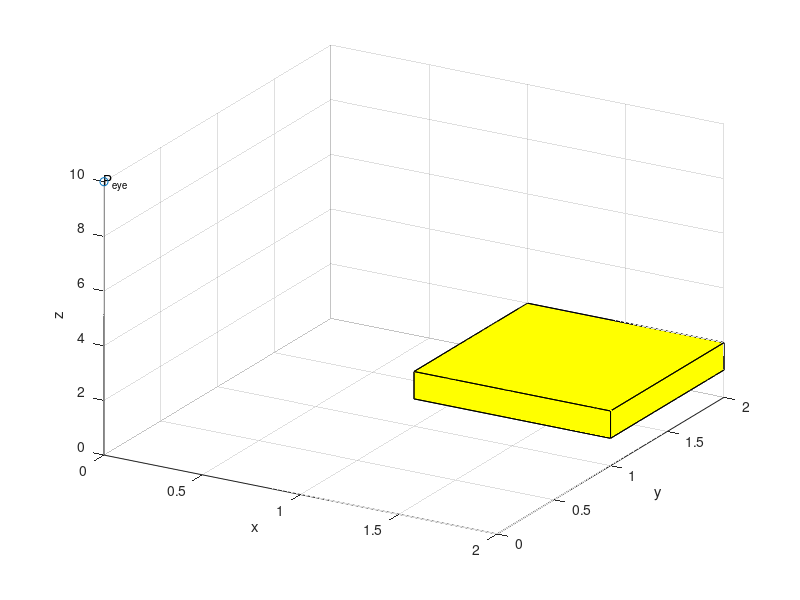

This figure's MATLAB source: (Note: this script raises an error after producing the figure.)
% Ray Trace Algorithm
% by Zhao Dadi, 143732, Dec.10 2014
% This file only supports UTF-8, Chinese is not available

% Index
% Mar: matrix
% Poi: point
% Sur: surface
% Vec: vector
% Var: varaiable

clear all;

%% STEP 1 Determine the viewing axis in the object coordinate system & points

% Source point
Poi_eye = [0,0,10];

% Define object parameters
Var_obj_ver = [1 1 1; 1 2 1; 2 2 1; 2 1 1 ; 1 1 2; 1 2 2; 2 2 2; 2 1 2];
Var_obj_fac = [1 2 3 4; 2 6 7 3; 4 3 7 8; 1 5 8 4; 1 2 6 5; 5 6 7 8];

figure(1)
hold on
grid on
view(30,30)
xlabel('x');
ylabel('y');
zlabel('z');

% Draw P_eye
text(Poi_eye(1), Poi_eye(2), Poi_eye(3), 'P_e_y_e');
scatter3(Poi_eye(1), Poi_eye(2), Poi_eye(3));

% Draw object
patch('Faces',Var_obj_fac,'Vertices',Var_obj_ver,'FaceColor','y');
material shiny;
alpha('color');
alphamap('rampdown');

%% STEP 2 Determine the imaging plane

Var_pla_edg = 2;
Var_pla_met = 0.05;
Var_pla_ones = 2 * Var_pla_edg / Var_pla_met + 1;
Var_pla_z = 5;
% Image plane parameters
[Sur_pla_x,Sur_pla_y] = meshgrid(-Var_pla_edg:Var_pla_met:Var_pla_edg, -Var_pla_edg:Var_pla_met:Var_pla_edg);
Sur_pla_z = Var_pla_z*ones(Var_pla_ones,Var_pla_ones);

% Draw image plane
% surf(Sur_pla_x,Sur_pla_y,Sur_pla_z)   % or using 'surf()'

%% STEP 3 Determine the direction of light vector

Vec_light_z = [0,0,-1];
Var_lamda_z = 6;
Vec_light_xoy = [1,1,0];
Var_lamda_xoy = 1;
theta_z = 3*pi/2;
% Mar_rotation = exp([0,-theta_z,0;theta_z,0,0;0,0,0]);
Mar_rotation = [cos(theta_z) -sin(theta_z) 0; sin(theta_z) cos(theta_z) 0; 0 0 0];
Vec_light = Vec_light_z * Var_lamda_z + Vec_light_xoy * Var_lamda_xoy * Mar_rotation;
quiver3(Poi_eye(1), Poi_eye(2), Poi_eye(3), Vec_light(1), Vec_light(2), Vec_light(3), 1);

lamda_temp = (Poi_eye(3) - Var_pla_z) / abs(Vec_light(3));
Target = Vec_light * lamda_temp + Poi_eye;

plot3(Target(1), Target(2), Target(3), 'r.', 'MarkerSize', 15);

%% STEP 4 Ray intersects the object to determine the circumstances

Mar_img = zeros(Var_pla_ones,Var_pla_ones);
%Mar_img_ssd = zeros(Var_pla_ones,Var_pla_ones);
Mar_img_mip = zeros(Var_pla_ones,Var_pla_ones);
Mar_img_drr = zeros(Var_pla_ones,Var_pla_ones);
for Var_lamda_z = 0 : Var_pla_met/2 : Poi_eye(3)-min(min(Var_obj_ver));
    for Var_lamda_xoy = 0 : Var_pla_met/2 : (Poi_eye(3)-min(Var_obj_ver(:,3)))/(Poi_eye(3)-Var_pla_z)*Var_pla_edg;
        for theta_z = 0 : Var_pla_met*pi/5 : 2*pi;
            Mar_rotation = [cos(theta_z) -sin(theta_z) 0; sin(theta_z) cos(theta_z) 0; 0 0 0];
            Target = Poi_eye + Vec_light_z * Var_lamda_z + Vec_light_xoy * Var_lamda_xoy * Mar_rotation;
            if Target(1)>1 && Target(1)<2 && Target(2)>1 && Target(2)<2 && Target(3)>1 && Target(3)<2;
                % plot3(Target(1), Target(2), Target(3), 'r.', 'MarkerSize', 15);
                temp = (Poi_eye(3) - Var_pla_z) / (Poi_eye(3) - Target(3));
                % plot3(Target(1)*temp, Target(2)*temp, Var_sur, 'r.', 'MarkerSize', 15);
                Var_disp_x = Var_pla_edg / Var_pla_met + 1 + floor(temp * Target(1) / Var_pla_met);
                Var_disp_y = Var_pla_edg / Var_pla_met + 1 + floor(temp * Target(2) / Var_pla_met);
                Mar_img(Var_disp_x,Var_disp_y) = Mar_img(Var_disp_x,Var_disp_y) + 1;
                Mar_img_drr(Var_disp_x,Var_disp_y) = Mar_img_drr(Var_disp_x,Var_disp_y) + norm(Target);
                if Mar_img_mip(Var_disp_x,Var_disp_y) < norm(Target);
                    Mar_img_mip(Var_disp_x,Var_disp_y) = norm(Target);
                end
            end
        end
    end
end

%% STEP 5 Calculate pixel value
figure(1)
Sur_pla_z = Sur_pla_z + Mar_img / max(max(Mar_img));
surf(Sur_pla_x,Sur_pla_y,Sur_pla_z);

figure(2)
image(Mar_img);
title('Image');

%% SSD,MIP,DDR
A = max(max(Mar_img));
B = min(min(Mar_img));
[m,n] = size(Mar_img);
Mar_img_ssd1 = Mar_img;
Mar_img_ssd2 = Mar_img;

for i = 1:1:m;
    for j = 1:1:n;
        if Mar_img(i,j) > A*0.1 && Mar_img(i,j) < A*0.3;
            Mar_img_ssd1(i,j) = 1000;
        else
            Mar_img_ssd1(i,j) = 0;
        end
        if Mar_img(i,j) > A*0.3 && Mar_img(i,j) < A*0.7;
            Mar_img_ssd2(i,j) = 1000;
        else
            Mar_img_ssd2(i,j) = 0;
        end
    end
end
figure(3)
subplot(2,2,1)
image(Mar_img_ssd1);
title('SSD1 0.1<C<0.3');
subplot(2,2,2)
image(Mar_img_ssd2);
title('SSD2 0.3<C<0.7');
subplot(2,2,3)
image(Mar_img_mip);
title('MIP');
subplot(2,2,4)
image(Mar_img_drr);
title('DRR');